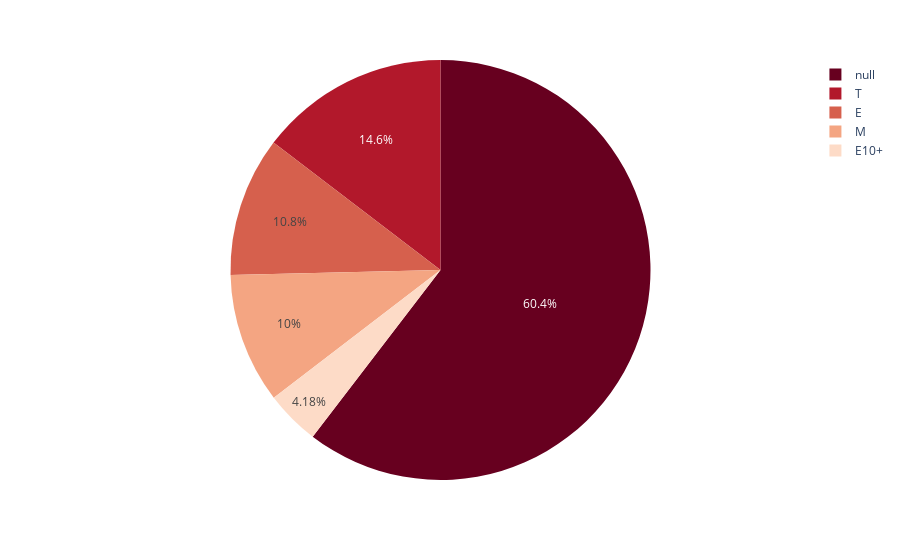

The cell this chart's notebook holds for it:
### Code cell
fig = px.pie(df_actual, values='jp_sales', names='rating', color_discrete_sequence=px.colors.sequential.RdBu)
fig.show()

### Figure 1 — Plotly figure (JSON) as saved in the notebook; plotly's stock layout.template omitted (floating-point values rounded to 4 significant figures; data arrays with more than 128 entries replaced by an {"elided": "..."} marker saying what was removed)
{"data": [{"domain": {"x": [0, 1], "y": [0, 1]}, "hovertemplate": "rating=%{label}<br>jp_sales=%{value}<extra></extra>", "labels": {"elided": "2233 str values"}, "legendgroup": "", "name": "", "showlegend": true, "type": "pie", "values": {"elided": "2233 float values"}}], "layout": {"legend": {"tracegroupgap": 0}, "margin": {"t": 60}, "piecolorway": ["rgb(103,0,31)", "rgb(178,24,43)", "rgb(214,96,77)", "rgb(244,165,130)", "rgb(253,219,199)", "rgb(247,247,247)", "rgb(209,229,240)", "rgb(146,197,222)", "rgb(67,147,195)", "rgb(33,102,172)", "rgb(5,48,97)"]}}
